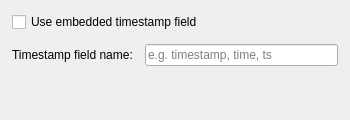
<?xml version="1.0" encoding="UTF-8"?>
<ui version="4.0">
 <class>JsonParserOptionsForm</class>
 <widget class="QWidget" name="JsonParserOptionsForm">
  <property name="geometry">
   <rect>
    <x>0</x>
    <y>0</y>
    <width>350</width>
    <height>120</height>
   </rect>
  </property>
  <property name="windowTitle">
   <string>JSON Parser Options</string>
  </property>
  <layout class="QVBoxLayout" name="verticalLayout">
   <property name="spacing">
    <number>12</number>
   </property>
   <property name="leftMargin">
    <number>12</number>
   </property>
   <property name="topMargin">
    <number>12</number>
   </property>
   <property name="rightMargin">
    <number>12</number>
   </property>
   <property name="bottomMargin">
    <number>12</number>
   </property>
   <item>
    <widget class="QCheckBox" name="checkBoxUseEmbeddedTimestamp">
     <property name="text">
      <string>Use embedded timestamp field</string>
     </property>
     <property name="toolTip">
      <string>If enabled, the parser will look for a timestamp field in the JSON message and use its value as the message timestamp.</string>
     </property>
    </widget>
   </item>
   <item>
    <layout class="QHBoxLayout" name="horizontalLayout">
     <item>
      <widget class="QLabel" name="labelTimestampField">
       <property name="text">
        <string>Timestamp field name:</string>
       </property>
      </widget>
     </item>
     <item>
      <widget class="QLineEdit" name="lineEditTimestampField">
       <property name="placeholderText">
        <string>e.g. timestamp, time, ts</string>
       </property>
       <property name="toolTip">
        <string>Name of the JSON field containing the timestamp value (in seconds or milliseconds).</string>
       </property>
      </widget>
     </item>
    </layout>
   </item>
   <item>
    <spacer name="verticalSpacer">
     <property name="orientation">
      <enum>Qt::Vertical</enum>
     </property>
     <property name="sizeHint" stdset="0">
      <size>
       <width>20</width>
       <height>40</height>
      </size>
     </property>
    </spacer>
   </item>
  </layout>
 </widget>
 <resources/>
 <connections/>
</ui>
